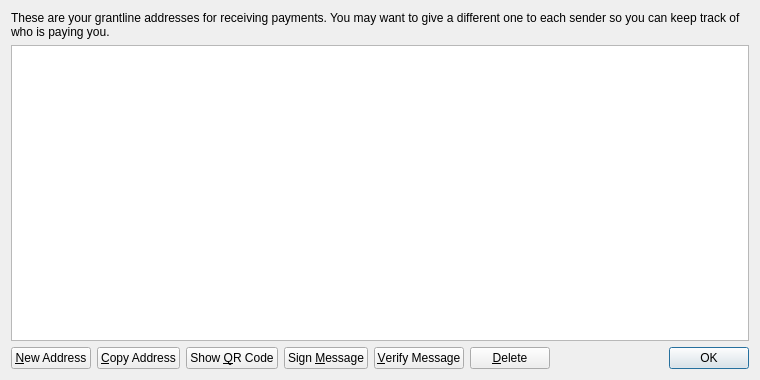
<?xml version="1.0" encoding="UTF-8"?>
<ui version="4.0">
 <class>AddressBookPage</class>
 <widget class="QWidget" name="AddressBookPage">
  <property name="geometry">
   <rect>
    <x>0</x>
    <y>0</y>
    <width>760</width>
    <height>380</height>
   </rect>
  </property>
  <property name="windowTitle">
   <string>Address Book</string>
  </property>
  <layout class="QVBoxLayout" name="verticalLayout">
   <item>
    <widget class="QLabel" name="labelExplanation">
     <property name="text">
      <string>These are your grantline addresses for receiving payments. You may want to give a different one to each sender so you can keep track of who is paying you.</string>
     </property>
     <property name="textFormat">
      <enum>Qt::PlainText</enum>
     </property>
     <property name="wordWrap">
      <bool>true</bool>
     </property>
    </widget>
   </item>
   <item>
    <widget class="QTableView" name="tableView">
     <property name="contextMenuPolicy">
      <enum>Qt::CustomContextMenu</enum>
     </property>
     <property name="toolTip">
      <string>Double-click to edit address or label</string>
     </property>
     <property name="tabKeyNavigation">
      <bool>false</bool>
     </property>
     <property name="alternatingRowColors">
      <bool>true</bool>
     </property>
     <property name="selectionMode">
      <enum>QAbstractItemView::SingleSelection</enum>
     </property>
     <property name="selectionBehavior">
      <enum>QAbstractItemView::SelectRows</enum>
     </property>
     <property name="sortingEnabled">
      <bool>true</bool>
     </property>
     <attribute name="verticalHeaderVisible">
      <bool>false</bool>
     </attribute>
    </widget>
   </item>
   <item>
    <layout class="QHBoxLayout" name="horizontalLayout">
     <item>
      <widget class="QPushButton" name="newAddressButton">
       <property name="toolTip">
        <string>Create a new address</string>
       </property>
       <property name="text">
        <string>&amp;New Address</string>
       </property>
       <property name="icon">
        <iconset resource="../bitcoin.qrc">
         <normaloff>:/icons/add</normaloff>:/icons/add</iconset>
       </property>
      </widget>
     </item>
     <item>
      <widget class="QPushButton" name="copyToClipboard">
       <property name="toolTip">
        <string>Copy the currently selected address to the system clipboard</string>
       </property>
       <property name="text">
        <string>&amp;Copy Address</string>
       </property>
       <property name="icon">
        <iconset resource="../bitcoin.qrc">
         <normaloff>:/icons/editcopy</normaloff>:/icons/editcopy</iconset>
       </property>
      </widget>
     </item>
     <item>
      <widget class="QPushButton" name="showQRCode">
       <property name="text">
        <string>Show &amp;QR Code</string>
       </property>
       <property name="icon">
        <iconset resource="../bitcoin.qrc">
         <normaloff>:/icons/qrcode</normaloff>:/icons/qrcode</iconset>
       </property>
      </widget>
     </item>
     <item>
      <widget class="QPushButton" name="signMessage">
       <property name="toolTip">
        <string>Sign a message to prove you own a grantline address</string>
       </property>
       <property name="text">
        <string>Sign &amp;Message</string>
       </property>
       <property name="icon">
        <iconset resource="../bitcoin.qrc">
         <normaloff>:/icons/edit</normaloff>:/icons/edit</iconset>
       </property>
      </widget>
     </item>
     <item>
      <widget class="QPushButton" name="verifyMessage">
       <property name="toolTip">
        <string>Verify a message to ensure it was signed with a specified grantline address</string>
       </property>
       <property name="text">
        <string>&amp;Verify Message</string>
       </property>
       <property name="icon">
        <iconset resource="../bitcoin.qrc">
         <normaloff>:/icons/transaction_0</normaloff>:/icons/transaction_0</iconset>
       </property>
      </widget>
     </item>
     <item>
      <widget class="QPushButton" name="deleteButton">
       <property name="toolTip">
        <string>Delete the currently selected address from the list</string>
       </property>
       <property name="text">
        <string>&amp;Delete</string>
       </property>
       <property name="icon">
        <iconset resource="../bitcoin.qrc">
         <normaloff>:/icons/remove</normaloff>:/icons/remove</iconset>
       </property>
      </widget>
     </item>
     <item>
      <spacer name="horizontalSpacer">
       <property name="orientation">
        <enum>Qt::Horizontal</enum>
       </property>
       <property name="sizeHint" stdset="0">
        <size>
         <width>40</width>
         <height>20</height>
        </size>
       </property>
      </spacer>
     </item>
     <item>
      <widget class="QDialogButtonBox" name="buttonBox">
       <property name="sizePolicy">
        <sizepolicy hsizetype="Maximum" vsizetype="Fixed">
         <horstretch>0</horstretch>
         <verstretch>0</verstretch>
        </sizepolicy>
       </property>
       <property name="standardButtons">
        <set>QDialogButtonBox::Ok</set>
       </property>
      </widget>
     </item>
    </layout>
   </item>
  </layout>
 </widget>
 <resources>
  <include location="../bitcoin.qrc"/>
 </resources>
 <connections/>
</ui>
